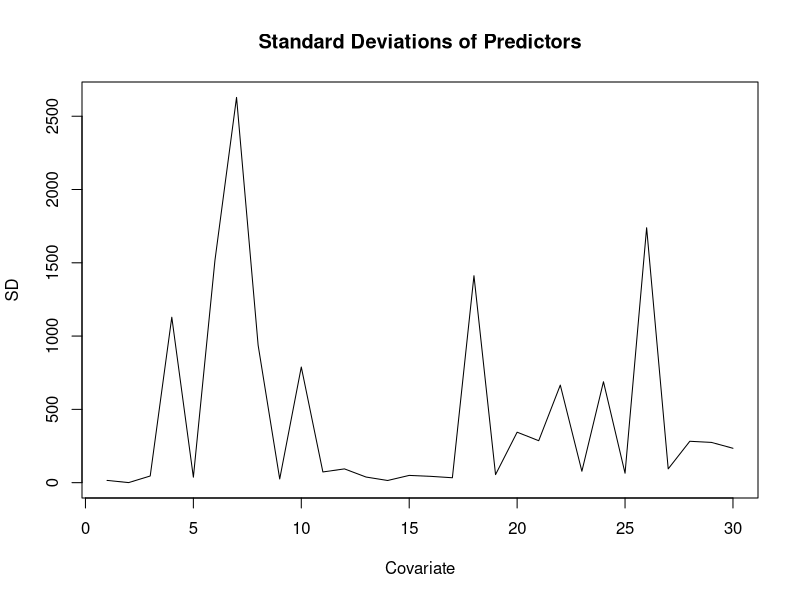
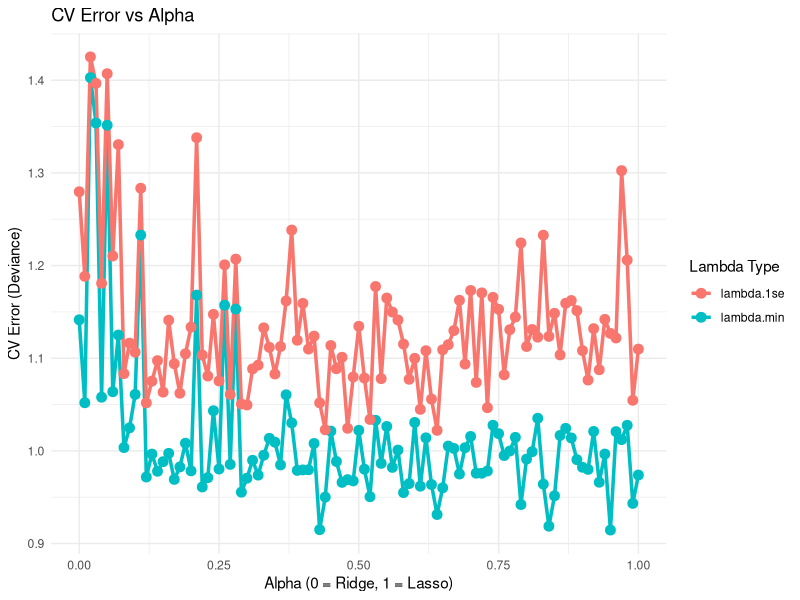
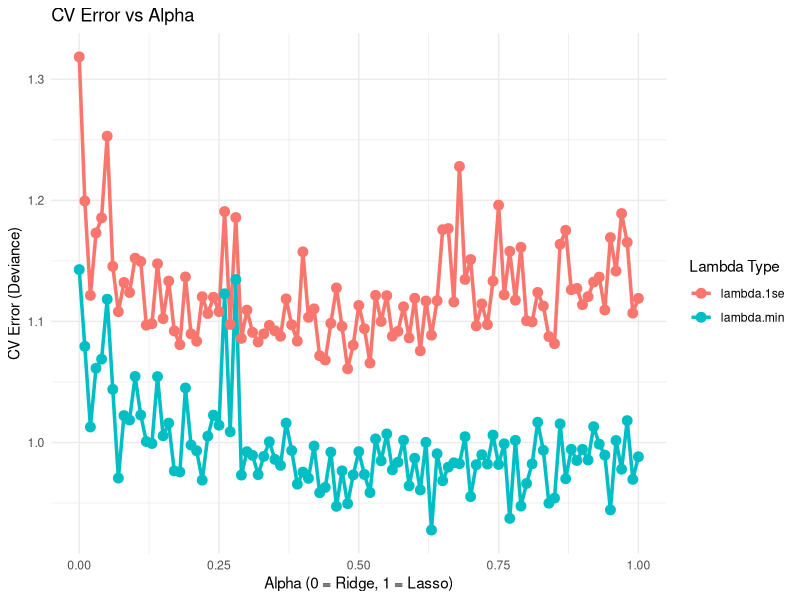
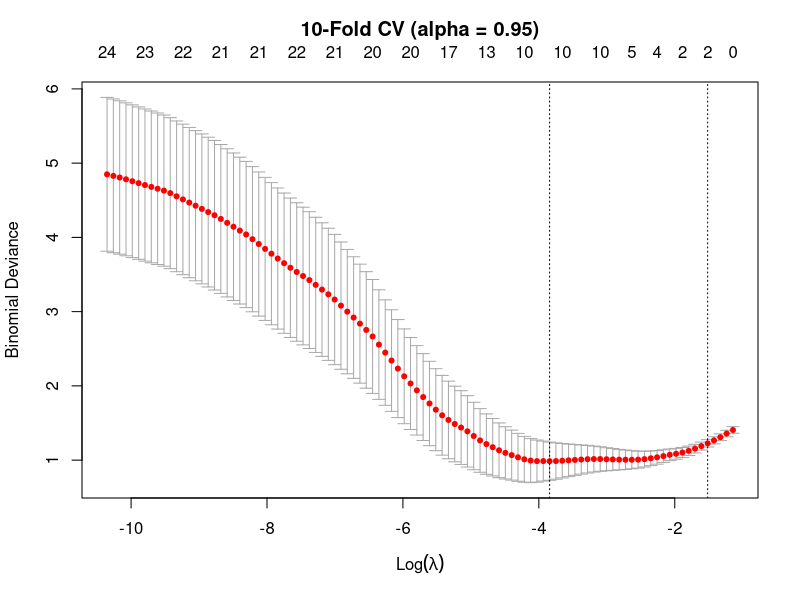
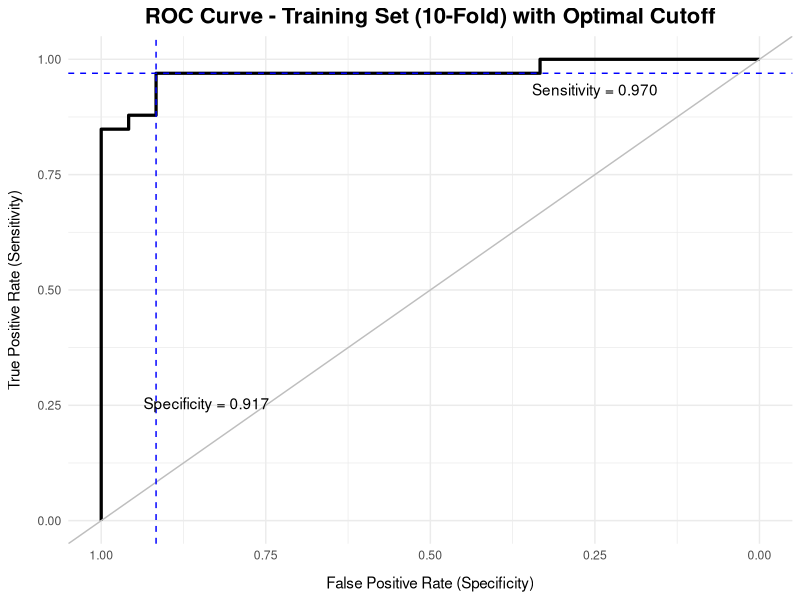
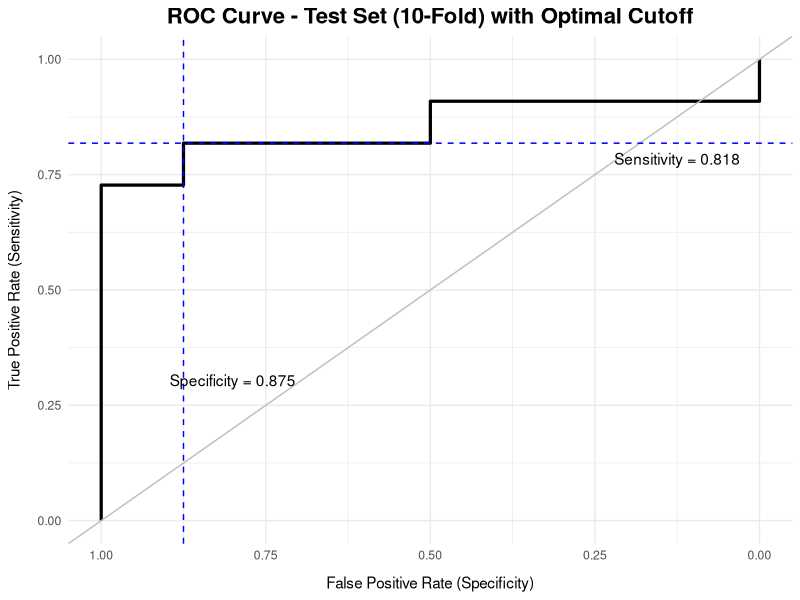
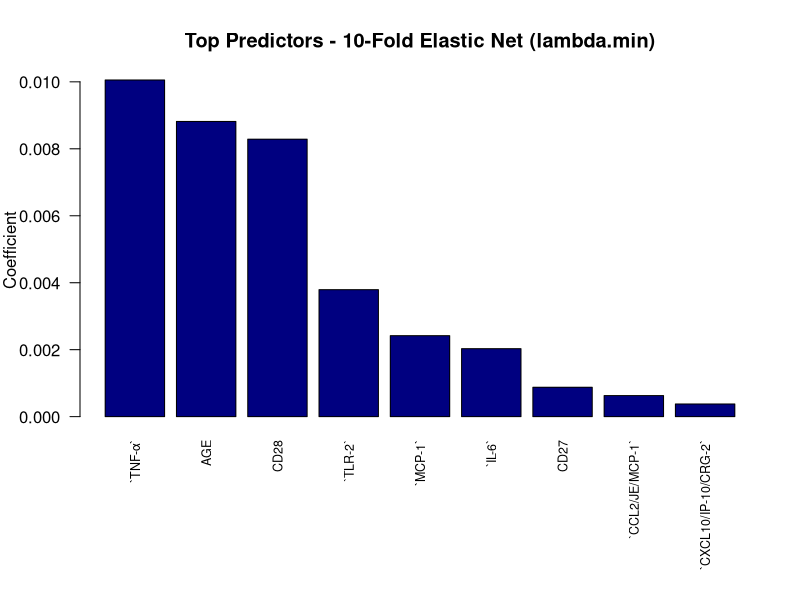
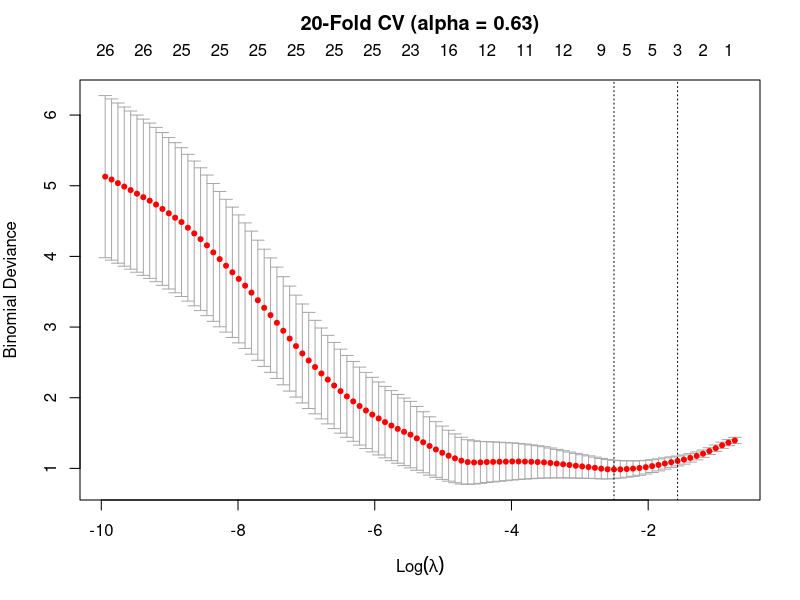

The R source for these figures, in order:
# === PACKAGES USED ========
library(readxl)
library(glmnet)
library(ggplot2)
library(GGally)
library(pROC)
library(MASS)
library(caret)

### TO-DO: print or cat important statistics after each analysis
### TO-DO: need analysis or comparison between 10 and 20-fold (e.g. their predictive performance metrics + which cytokines they selected) --> put into combined visualization

# === 1.1| DATA CLEANING ========
COV <- read_excel("Immunologic profiles of patients with COVID-19.xlsx")
str(COV) # dataset contains measurements of 28 analytes from 76 COVID-19-positive patients; response variable: severity (binary, mild vs. severe)

# Checking for missing values
sum(is.na(COV)) # no missing values

# Convert severity to a factor variable
COV$Severity <- as.factor(COV$Severirty)
table(COV$Severity) # 32 mild, 44 severe

# Remove Patient Number and Severirty
COV <- COV[, !(names(COV) %in% c("Severirty", "Patient Number"))]
str(COV) # SEX is still character

# Convert SEX to numeric
COV$SEX <- ifelse(COV$SEX == "F", 1, 0)
table(COV$SEX)  

dim(COV)       # 76 x 31
colnames(COV)  

# === 1.2| EXPLORATORY DATA ANALYSIS ========
# For MN: can you add the EDA plots here


# === 2.1 | MODEL MATRIX AND TRAINING/TEST SETS ========
# Create model matrix for glmnet including all effects 
X <- model.matrix(Severity ~., COV)[, -1]
dim(X) # 30 predictor variables
colnames(X)

Y <- COV$Severity # severity set as response variable

# Checking predictor standard deviations
plot(as.ts(apply(X, 2, sd)), xlab = "Covariate", ylab = "SD",
     main = "Standard Deviations of Predictors")
# Very variable so standardization is needed; glmnet automatically does standardization


# Create train (75%) & test (25%) sets
set.seed(1717)
train_index <- createDataPartition(Y, p = 0.75, list = FALSE)
X_train <- X[train_index, ]
Y_train <- Y[train_index]
X_test <- X[-train_index, ]
Y_test <- Y[-train_index]

## Confirm class balance in train and test
table(Y_train) # 57 total, 42% in mild, 58% in severe
table(Y_test) # 19 total, 42% in mild, 58% in severe


# === 2.2 | GRID SEARCH FOR ALPHA ========
# Function to perform grid search for optimal alpha value with different n-folds 
alpha_search <- function (X, Y, nfolds){
  alpha_grid <- seq(0, 1, .01)
  results <- data.frame()
  set.seed(1717)
  for (a in alpha_grid) {
  cv_model <- cv.glmnet(x = X, 
                        y = Y, 
                        alpha = a, 
                        nfolds = nfolds,
                        family = "binomial",
                        keep = T,
                        standardize = T,
                        foldid = sample(rep(1:nfolds, length.out = nrow(X))),
                        type.measure = "deviance")  # Accuracy measure is deviance because AUC could not be used; number of observations is too small per fold
  
  # Store results
  results <- rbind(results, data.frame(
    alpha = a,
    lambda_min = cv_model$lambda.min,
    lambda_1se = cv_model$lambda.1se,
    cvm_min = min(cv_model$cvm),
    cvm_1se = cv_model$cvm[which(cv_model$lambda == cv_model$lambda.1se)]
  ))
  }
  # Extract optimal alpha and lambda
  best_min <- results$alpha[which.min(results$cvm_min)]
  best_1se <- results$alpha[which.min(results$cvm_1se)]
  
  return(list(results = results,
              best_min = best_min,
              best_1se = best_1se))
}

# Perform grid search and obtain optimal alpha for each k-fold CV
alpha_10 <- alpha_search(X_train, Y_train, 10)
best_min_10 <- alpha_10$best_min
best_1se_10 <- alpha_10$best_1se

alpha_20 <- alpha_search(X_train, Y_train, 20)
best_min_20 <- alpha_20$best_min
best_1se_20 <- alpha_20$best_1se

# Visualize alpha grid search to decide between alpha values
ggplot(alpha_10$results, aes(x = alpha)) +
  geom_line(aes(y = cvm_min, color = "lambda.min"), linewidth = 1.2) +
  geom_line(aes(y = cvm_1se, color = "lambda.1se"), linewidth = 1.2) +
  geom_point(aes(y = cvm_min, color = "lambda.min"), size = 3) +
  geom_point(aes(y = cvm_1se, color = "lambda.1se"), size = 3) +
  labs(title = "CV Error vs Alpha",
       x = "Alpha (0 = Ridge, 1 = Lasso)",
       y = "CV Error (Deviance)",
       color = "Lambda Type") +
  theme_minimal()

ggplot(alpha_20$results, aes(x = alpha)) +
  geom_line(aes(y = cvm_min, color = "lambda.min"), linewidth = 1.2) +
  geom_line(aes(y = cvm_1se, color = "lambda.1se"), linewidth = 1.2) +
  geom_point(aes(y = cvm_min, color = "lambda.min"), size = 3) +
  geom_point(aes(y = cvm_1se, color = "lambda.1se"), size = 3) +
  labs(title = "CV Error vs Alpha",
       x = "Alpha (0 = Ridge, 1 = Lasso)",
       y = "CV Error (Deviance)",
       color = "Lambda Type") +
  theme_minimal()
# alpha_min will be used as it has lowest CV error and will thus maximize predictive accuracy

# Helper functions for next steps
# Function to determine cutoffs for sensitivity, specificity, and classification
get_cutoff <- function(AUC) {
  snsp <- cbind(AUC$sensitivities, AUC$specificities)
  indx <- which.max(apply(snsp, 1, min))
  return(data.frame(sensitivity = snsp[indx, 1],
                    specificity = snsp[indx, 2],
                    cutoff = AUC$threshold[indx]))
} 

# Function to obtain metrics from confusion matrix; positive is set to second factor
get_metrics <- function(mat, pos = 2) {
  neg <- if (pos == 2) 1 else 2
  sn <- mat[pos, pos] / sum(mat[pos, ])
  sp <- mat[neg, neg] / sum(mat[neg, ])
  acc <- (mat[neg, neg] + mat[pos, pos]) / sum(mat)
  return(unlist(list(sensitivity = sn, specificity = sp, accuracy = acc)))
}

# === 3.1 | ELASTIC NET MODEL (10-FOLD) ========
set.seed(1717)
cv_10 <- cv.glmnet(X_train, Y_train, nfolds = 10, family = "binomial", alpha = best_min_10, type.measure = "deviance")
plot(cv_10)
title(main = paste0("10-Fold CV (alpha = ", best_min_10, ")"), line = 2.3)

prd_train_10 <- predict(cv_10, newx = X_train, type = "response", s = cv_10$lambda.min)[, 1]
prd_test_10 <- predict(cv_10, newx = X_test, type = "response", s = cv_10$lambda.min)[, 1]

# Test prediction accuracy with AUC-ROC curves(Change plots to be made with ggplot and overlay curves)
AUC_train_10 <- roc(Y_train, prd_train_10)
AUC_test_10  <- roc(Y_test,  prd_test_10)
auc(AUC_train_10)
auc(AUC_test_10)

# Determine cutoffs for model with 10-folds
cut_train_10 <- get_cutoff(AUC_train_10)
cut_train_10
cut_test_10 <- get_cutoff(AUC_test_10)
cut_test_10

# Make confusion matrix for model
conf_10 <- table(y = Y_test, yhat = as.numeric(prd_test_10 > cut_test_10$cutoff))
conf_10
metrics_10 <- get_metrics(conf_10)
metrics_10

# Plot ROC curve with optimal cutoff
# Training set
ggroc(AUC_train_10, linewidth = 1.1) +
  labs(title = "ROC Curve - Training Set (10-Fold) with Optimal Cutoff",
       x = "False Positive Rate (Specificity)",
       y = "True Positive Rate (Sensitivity)") +
  geom_abline(slope = 1, intercept = 1, 
               color = "grey") +
  geom_hline(yintercept = cut_train_10$sensitivity,
             linetype = "dashed",
             color = "blue") + 
  geom_vline(xintercept = cut_train_10$specificity,
             linetype = "dashed",
             color = "blue") +
  annotate("text", 
           x = 0.84,
           y = 0.25,
           label = "paste(Specificity, \" = 0.917\")", parse = T) +
  annotate("text", 
           x = 0.25,
           y = 0.93,
           label = "paste(Sensitivity, \" = 0.970\")", parse = T) +
  theme_minimal() +
  theme(plot.title = element_text(face = "bold", size = 16, hjust = 0.5),
        axis.title.x = element_text(margin = margin(t = 10)),
        axis.title.y = element_text(margin = margin(r = 10))) 

# Test set
ggroc(AUC_test_10, linewidth = 1.1) +
  labs(title = "ROC Curve - Test Set (10-Fold) with Optimal Cutoff",
       x = "False Positive Rate (Specificity)",
       y = "True Positive Rate (Sensitivity)") +
  geom_abline(slope = 1, intercept = 1, 
              color = "grey") +
  geom_hline(yintercept = cut_test_10$sensitivity,
             linetype = "dashed",
             color = "blue") + 
  geom_vline(xintercept = cut_test_10$specificity,
             linetype = "dashed",
             color = "blue") +
  annotate("text", 
           x = 0.8,
           y = 0.3,
           label = "paste(Specificity, \" = 0.875\")", parse = T) +
  annotate("text", 
           x = 0.125,
           y = 0.78,
           label = "paste(Sensitivity, \" = 0.818\")", parse = T) +
  theme_minimal() +
  theme(plot.title = element_text(face = "bold", size = 16, hjust = 0.5),
        axis.title.x = element_text(margin = margin(t = 10)),
        axis.title.y = element_text(margin = margin(r = 10))) 

# Obtain most significant coefficients as predicted by model
coef(cv_10, s = cv_10$lambda.min)
coef_10_min <- coef(cv_10,s = cv_10$lambda.min)[-1,1]
coef_10_min[coef_10_min!=0] 
# With 10-fold CV and using min for alpha and lambda, elastic net regression selected 9 relevant variables; 7 are negative and 2 are positive

selected_10  <- sort(abs(coef_10_min[coef_10_min != 0]), decreasing = TRUE)
selected_10 
# TNF-a has the most influence

# Ranking of top predictors TO-DO: make ggplot version
par(mar = c(9, 4, 4, 2))
barplot(selected_10, las = 2, col = "navy",
        main = "Top Predictors - 10-Fold Elastic Net (lambda.min)",
        ylab = "Coefficient", cex.names = 0.75)
par(mar = c(5, 4, 4, 2))

# === 3.2 | ELASTIC NET MODEL (20-FOLD) ========
set.seed(1717)
cv_20 <- cv.glmnet(X_train, Y_train, nfolds = 20, family = "binomial", alpha = best_min_20, type.measure = "deviance")
plot(cv_20)
title(main = paste0("20-Fold CV (alpha = ", best_min_20, ")"), line = 2.5)

prd_train_20 <- predict(cv_20, newx = X_train, type = "response", s = cv_20$lambda.min)[, 1]
prd_test_20  <- predict(cv_20, newx = X_test,  type = "response", s = cv_20$lambda.min)[, 1]

# Test prediction accuracy with AUC-ROC curves
AUC_train_20 <- roc(Y_train, prd_train_20)
AUC_test_20  <- roc(Y_test,  prd_test_20)
auc(AUC_train_20)
auc(AUC_test_20)

# Determine cutoffs for model with 10-folds
cut_train_20 <- get_cutoff(AUC_train_20)
cut_test_20 <- get_cutoff(AUC_test_20)
cut_train_20
cut_test_20

# Make confusion matrix for model
conf_20 <- table(y = Y_test, yhat = as.numeric(prd_test_20 > cut_test_20$cutoff))
conf_20
get_metrics(conf_20)

# Plot ROC curve with optimal cutoff
# Training set
ggroc(AUC_train_20, linewidth = 1.1) +
  labs(title = "ROC Curve - Training Set (20-Fold) with Optimal Cutoff",
       x = "False Positive Rate (Specificity)",
       y = "True Positive Rate (Sensitivity)") +
  geom_abline(slope = 1, intercept = 1, 
              color = "grey") +
  geom_hline(yintercept = cut_train_20$sensitivity,
             linetype = "dashed",
             color = "blue") + 
  geom_vline(xintercept = cut_train_20$specificity,
             linetype = "dashed",
             color = "blue") +
  annotate("text", 
           x = 0.84,
           y = 0.25,
           label = "paste(Specificity, \" = 0.917\")", parse = T) +
  annotate("text", 
           x = 0.25,
           y = 0.84,
           label = "paste(Sensitivity, \" = 0.879\")", parse = T) +
  theme_minimal() +
  theme(plot.title = element_text(face = "bold", size = 16, hjust = 0.5),
        axis.title.x = element_text(margin = margin(t = 10)),
        axis.title.y = element_text(margin = margin(r = 10))) 

# Test set
ggroc(AUC_test_20, linewidth = 1.1) +
  labs(title = "ROC Curve - Test Set (20-Fold) with Optimal Cutoff",
       x = "False Positive Rate (Specificity)",
       y = "True Positive Rate (Sensitivity)") +
  geom_abline(slope = 1, intercept = 1, 
              color = "grey") +
  geom_hline(yintercept = cut_test_20$sensitivity,
             linetype = "dashed",
             color = "blue") + 
  geom_vline(xintercept = cut_test_20$specificity,
             linetype = "dashed",
             color = "blue") +
  annotate("text", 
           x = 0.8,
           y = 0.3,
           label = "paste(Specificity, \" = 0.875\")", parse = T) +
  annotate("text", 
           x = 0.125,
           y = 0.78,
           label = "paste(Sensitivity, \" = 0.818\")", parse = T) +
  theme_minimal() +
  theme(plot.title = element_text(face = "bold", size = 16, hjust = 0.5),
        axis.title.x = element_text(margin = margin(t = 10)),
        axis.title.y = element_text(margin = margin(r = 10))) 

# Obtain most significant coefficients as predicted by model
coef(cv_20, s = cv_20$lambda.min)
coef_20_min <- coef(cv_20,s = cv_20$lambda.min)[-1,1]
coef_20_min[coef_20_min!=0] 
# With 20-fold CV and using min for alpha and lambda, elastic net regression selected 9 relevant variables; 8 are negative and 1 is positive

selected_20  <- sort(abs(coef_20_min[coef_20_min != 0]), decreasing = TRUE)
selected_20 
# Notes: TNF-a has the most influence

# Ranking of top predictors TO-DO: make ggplot version
par(mar = c(9, 4, 4, 2))
barplot(selected_20, las = 2, col = "maroon",
        main = "Top Predictors - 20-Fold Elastic Net (lambda.min)",
        ylab = "Coefficient", cex.names = 0.75)
par(mar = c(5, 4, 4, 2))

# Comparison plot for 10-fold vs 20-fold
plot(AUC_test_10, col = "navy", main = "Test Set ROC: 10-Fold vs 20-Fold")
plot(AUC_test_20, col = "maroon", add = TRUE)
legend("bottomright",
       legend = c(paste0("10-Fold AUC = ", round(auc(AUC_test_10), 3)),
                  paste0("20-Fold AUC = ", round(auc(AUC_test_20), 3))),
       col = c("navy", "maroon"), lwd = 2, bty = "n")

# For MN: please compare the predictors in the 10-fold and 20-fold models; idk how but show which ones wre exclusive in one and shared in both

# === 4 | STATISTICAL ANALYSIS OF PREDICTORS ======== #TO-DO: check if this is correct
# Wilcoxon test for age 
wilcox.test(AGE ~ Severity, data = COV) #p-value = 0.02017
boxplot(AGE ~ Severity, data = COV)

# Model with age as only predictor
model_age <- glm(Severity ~ AGE, data = COV, family = "binomial")
summary(model_age)
### 4.3% decrease in odds per 1 unit increase in age??? 
# yeah that kinda makes sense based on the graph below, I think its because most ages in the mild range were over 50 while severe had ones in their 20s. the correlation thing under also gives a negative value 

# Correlation of age with predicted probability in 10 and 20 fold model
prd_all_10 <- predict(cv_10, newx = X, type = "response", s = cv_10$lambda.min)[, 1]
cor(COV$AGE, prd_all_10)

prd_all_20 <- predict(cv_20, newx = X, type = "response", s = cv_20$lambda.min)[, 1]
cor(COV$AGE, prd_all_20)

# Scatterplot of age vs probability
ggplot(data.frame(Age = COV$AGE, Prob = prd_all_10, Severity = factor(COV$Severity, labels = c("Mild","Severe"))), aes(x = Age, y = Prob, color = Severity)) +
  geom_point(size = 3) +
  geom_smooth(method = "loess", color = "black") +
  scale_color_manual(values = c("Mild" = "navy", "Severe" = "maroon")) +
  labs(title = "Age vs Probability of Severe COVID-19",
       x = "Age (years)", y = "Probability of Severity") +
  theme_bw()

### I don't think we really need to do this part since she never taught us but I'll leave this here for now
#I'm also good with getting rid of it i dont think its necessary
# Statistical significance of cytokines
wilcox_results <- data.frame()

for (i in names(selected_10)) {if (i %in% colnames(X)) {
  test <- wilcox.test(X[, i] ~ COV$Severity)
  
  wilcox_results <- rbind(wilcox_results, data.frame(
    Predictor = i,
    W_statistic = test$statistic,
    p_value = round(test$p.value, 4),
    Significant = ifelse(test$p.value < 0.05, "Yes", "No")))}}

print(wilcox_results[order(wilcox_results$p_value), ])
